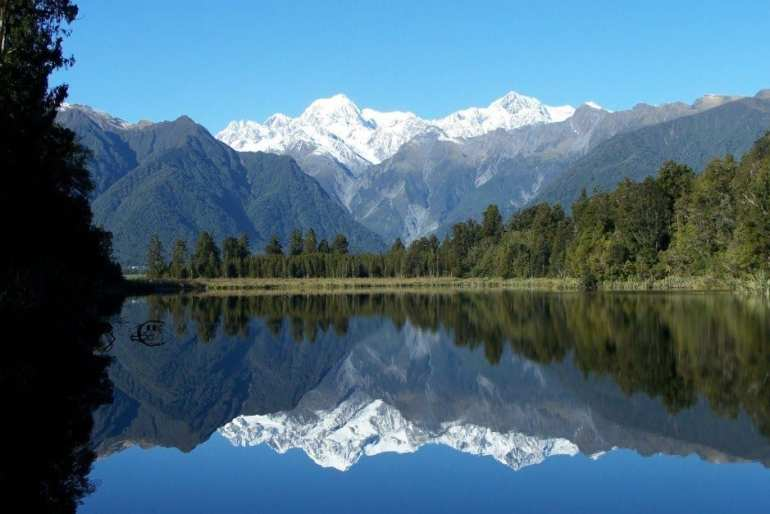
#> input picture project1/view1.jpg, 770 x 514 px
$ python Project1.py   (older library calls are emulated)
#> lines starting #> are read from the running program, lines starting #| are printed output that depends on the picture
import cv2 as cv
import numpy as np
import matplotlib.pyplot as plt

def main():
    src = cv.imread('project1/view1.jpg')
#> src is the input picture: shape (514, 770, 3); mean B, G, R 124.8, 106, 74.6
    #src = cv.imread('project1/view2.jpg')
    src = cv.cvtColor(src, cv.COLOR_BGR2GRAY)
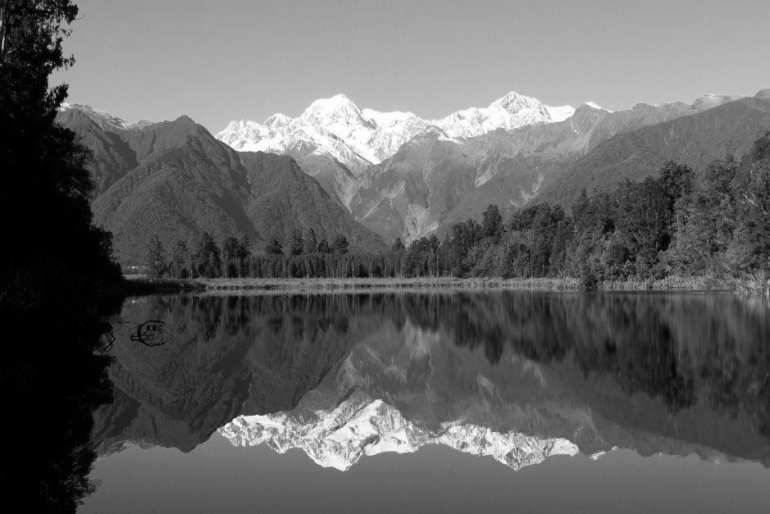
#> src: shape (514, 770); min 0, max 255, mean 98.7
    if src is None:
        print ('Error opening image')
        print ('The image not exist in the folder')
        return -1

    filter = np.ones((5, 3), dtype=np.float) / 200
    r=my_imfilter(src,filter)

    plt.imshow(src, cmap='gray')
    plt.figure()
    plt.imshow(r, cmap='gray')
    plt.show()
    return 0

def my_imfilter(img, filter):
    img = img.astype(np.uint8)
    img_copy = np.zeros_like(img)
    img = zeroPadding(img)
    lapla_filter = np.array([[0,-1,0], [-1, 4, -1], [0,-1,0]])
    after_laplacian = filtering(img,img_copy,lapla_filter)
    after_filter = filtering(after_laplacian,img_copy,filter)
    return after_filter

def filtering(img_src,img_new,filter):
    filter_row = np.size(filter,0)
    filter_col = np.size(filter,1)
    for i in range(np.size(img_src, 0)-(filter_row-1)):
        for j in range(np.size(img_src, 1)-(filter_col - 1)):
            x = np.sum(filter * img_src[i: i + filter_row, j:j + filter_col])
            if x + img_src[i,j] > 255:
                img_new[i, j] = 255
            elif x + img_src[i,j] < 0:
                img_new[i, j] = 0
            else: img_new[i, j] = x + img_src[i,j]
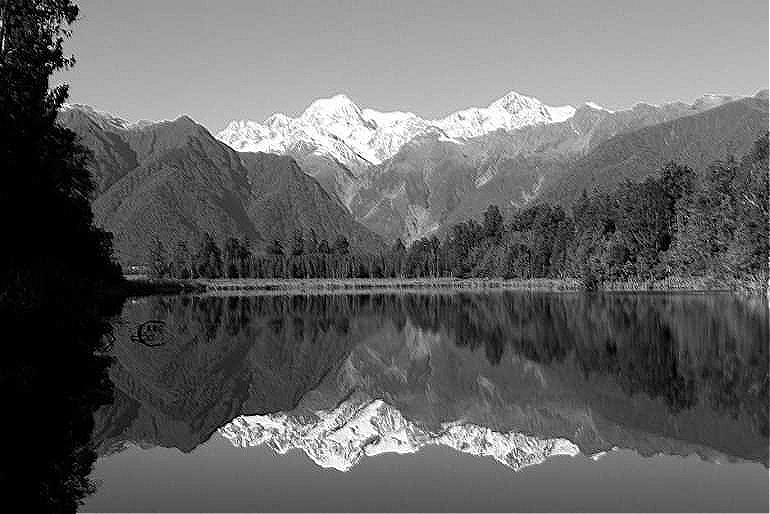
#> img_new: shape (514, 770); min 0, max 255, mean 99
    return img_new

def zeroPadding(img):
    padding = np.pad(img, ((1,1),(1,1)),'constant')
    return padding

if __name__ == "__main__":
    main()

$ run again, with project1/view2.jpg copied over project1/view1.jpg
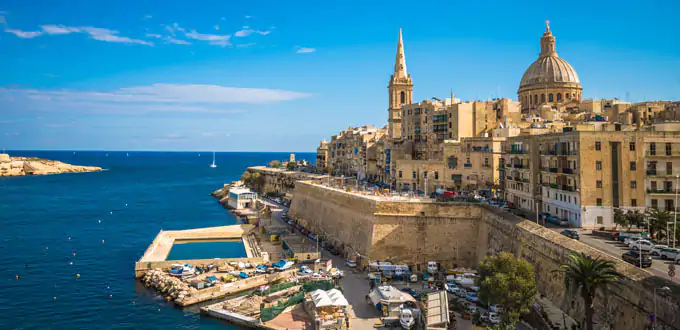
#> input picture project1/view2.jpg, 680 x 330 px
#> in main, src is the input picture: shape (330, 680, 3); mean B, G, R 141.7, 124.8, 81.6
#> src: shape (330, 680)
#> in zeroPadding, `padding = np.pad(img, ((1,1),(1,1)),'constant')`:
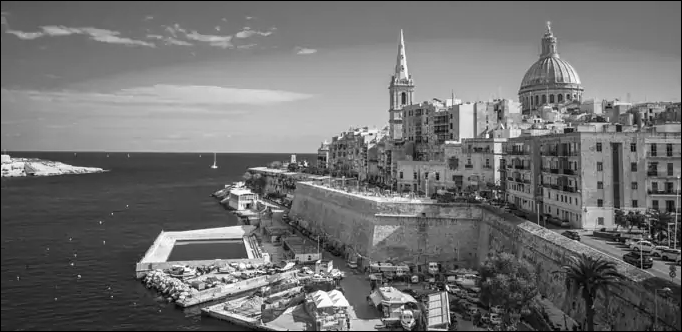
#> padding: shape (332, 682); min 0, max 255, mean 112.8
#> after the loop in filtering, `for i in range(np.size(img_src, 0)-(filter_row-1)):`:
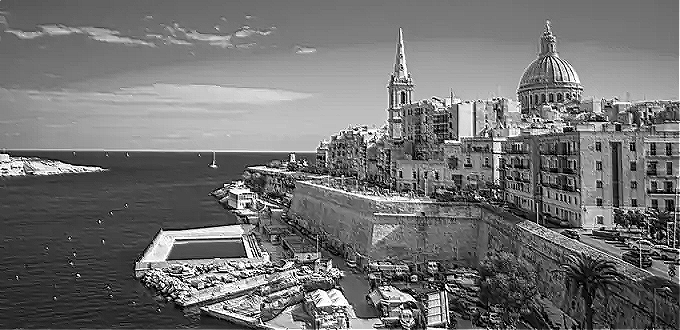
#> img_new: shape (330, 680); min 0, max 255, mean 114.3
